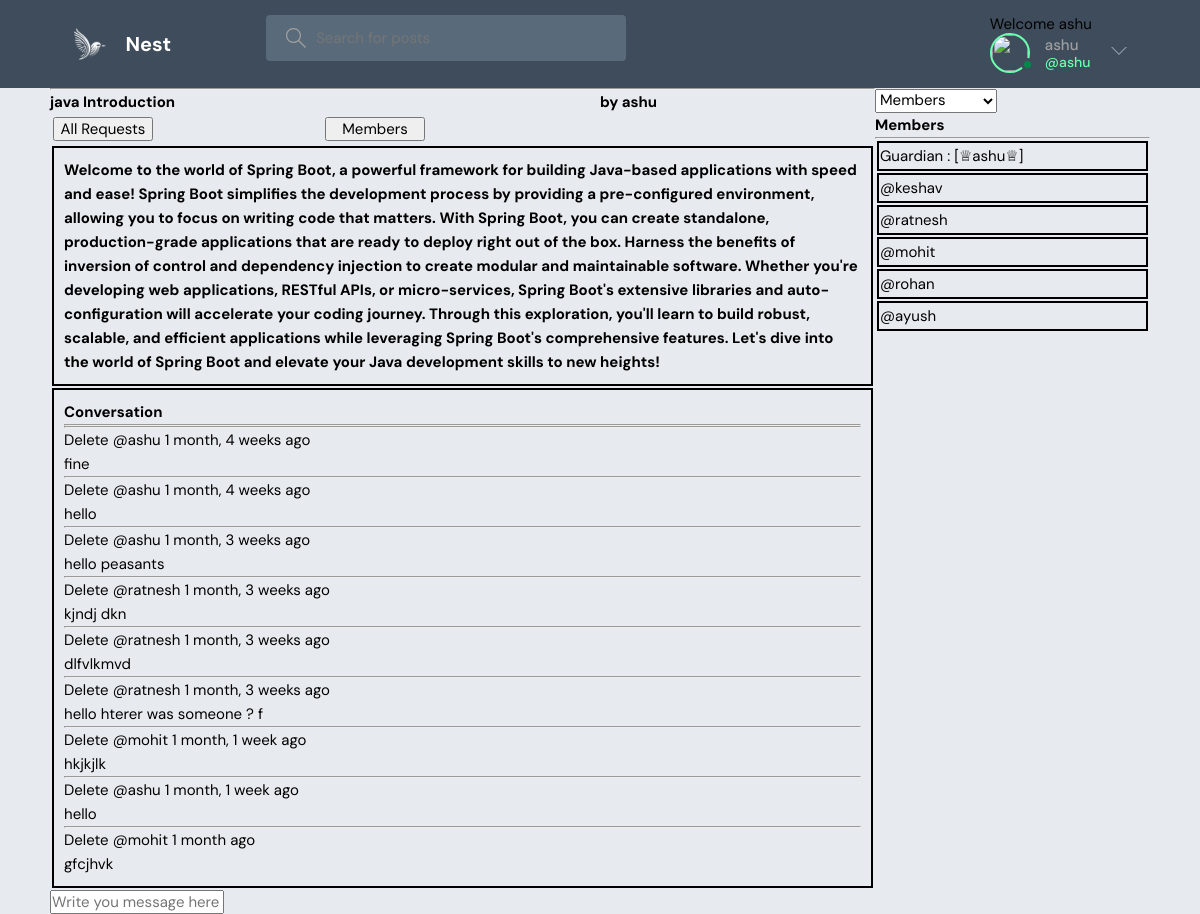
Screenshot of /nest/2/ (signed in) with the database file from the repository.
### LearnNest/models.py (models this page shows)
class Nest(models.Model):
    host = models.ForeignKey(User, on_delete=models.SET_NULL, null=True)
    topic = models.ForeignKey(Topic, on_delete=models.SET_NULL, null=True)
    name = models.CharField(max_length=200)
    participants = models.ManyToManyField(User, related_name='participants',blank=True)
    description = models.TextField(null=True, blank=True)
    updated = models.DateTimeField(auto_now=True)
    created = models.DateTimeField(auto_now_add=True)
    class Meta:
        ordering = ['-updated', '-created']
    def __str__(self):
        return self.name

class Message(models.Model):
    user = models.ForeignKey(User, on_delete=models.CASCADE)
    nest = models.ForeignKey(Nest, on_delete=models.CASCADE)
    body = models.TextField()
    updated = models.DateTimeField(auto_now=True)
    created = models.DateTimeField(auto_now_add=True)
    class Meta:
        ordering = ['updated', 'created']
    def __str__(self):
        return self.body[0:50]

### LearnNest/views.py (the view, shortened to what this page needs)
# urls.py: path('nest/<str:pk>/',views.nest,name='nest'),
@login_required(login_url='login')
def nest(request, pk):
    nest = Nest.objects.get(id=pk)
    nest_messages = nest.message_set.all().order_by('created')
    participants  = nest.participants.all()
    join_request  = None
    try:
        join_request = JoinRequest.objects.get(user=request.user, nest=nest)
    except JoinRequest.DoesNotExist:
        pass
    if join_request and join_request.is_accepted:
        nest.participants.add(request.user)
        messages.error(request, 'adding the participant')
        join_request.delete()
    if join_request and  join_request.is_accepted:
        nest.participants.add(request.user)
    context = {'nest': nest, 'nest_messages': nest_messages,'participants': participants}
    return render(request, 'LearnNest/nest.html',context)

### LearnNest/templates/LearnNest/nest.html (shortened to what this page needs)
{% extends 'main.html' %}
{% block content %}
<div style="margin-left: 50px;margin-right: 50px; " class="nest-container">
    <div>
        <hr>
        <div style="display: grid;
        grid-template-columns: 2fr 1fr;">
        <h1>{{nest.name}}</h1>
        <h4>by {{nest.host.username}} </h4>
        {% if nest.host.username|striptags != request.user.username|striptags %}
        <!-- <div>
        <button style=" display: flex;justify-content:flex-end;">
            <a href="{% url 'flash-message' %}">Join Nest</a>
        </button>
        </div> -->
        {% if request.user.is_authenticated %}
        {% if request.user not in nest.participants.all %}
        <div style=" display: flex;justify-content:center;">
            <form action="{% url 'nest' pk=nest.id %}" method="post">
                {% csrf_token %}
                <input type="submit" name="join_request" value="Join Nest">
            </form>
        </div>
        {% else %}
        <div style=" display: flex;justify-content:center;">
            <form action="{% url 'leave-nest' pk=nest.id %}" method="post">
                {% csrf_token %}
                <input type="submit" name="leave_request" value="Leave Nest">
            </form>
        </div>
        {% endif %}
        {% endif %}
        {% else %}
        <div class="nest-navbar">
        <button  style=" display: flex;justify-content:space-evenly;
                        width: 100px;">
            <a style="text-decoration: none;" href="{% url 'all-requests' nest.id %}">All Requests</a>
        </button>
        <button  style=" display: flex;justify-content:space-evenly;
                        width: 100px;">
            <a style="text-decoration: none;" href="{% url 'all-requests' nest.id %}">Members</a>
        </button>
        </div>
        {% endif %}
        </div>
        <h5 style="border: 2px solid black; width: auto; padding: 10px; margin: 2px;">{{nest.description}}</h5>
        <div style="border: 2px solid black; width: auto; padding: 10px; margin: 2px;" class="comment-wrapper">
            <h3> Conversation </h3>
            <hr>
            {% for message in nest_messages %}
            <div>
                <hr>
                {% if request.user == message.user or nest.host.username|striptags == user.username|striptags %}
                <a href="{% url 'delete-message' message.id %}">Delete</a>
                {% endif %}
                    <small>@{{message.user}} {{message.created|timesince}} ago
                </small>
                <p>
                    {{message.body}}
                </p>
            </div>
            {% endfor %}
        </div>
        {% if request.user.is_authenticated %}
        <div class="comment-form">
            <form action="" method="post">
                <input type="text" name="body" placeholder="Write you message here !">
            </form>
        </div>
        {% endif %}
    </div>
    <div>
        <select id="viewSelector">
            <option value="members">Members</option>
        </select>
    <div id="membersView">
        <h3>Members</h3>
        <hr>
        {% for user in participants %}
        <div style="border: 2px solid black; width: auto; padding: 1px; margin: 2px;" class="comment-wrapper">
            {% if nest.host.username|striptags == user.username|striptags %}
            <p> Guardian : [♕{{user.username}}♕] </p>
            {% else %}
            <p>@{{user.username}}</p>
            {% endif %}
        </div>
        {% endfor %}
    </div>
</div>
</div>
{% endblock content %}

### templates/main.html (shortened to what this page needs)
<!DOCTYPE html>
{% load static %}
<html lang="en">
<head>
    <link rel="stylesheet" text="text/css" media="screen" href="{% static 'styles/style.css' %}">
    <link rel="stylesheet" text="text/css" media="screen" href="{% static 'styles/nest_card.css' %}">
</head>
<body>
    {% include 'nav.html' %}
    {% block content %}
    {% endblock %}
</body>
</html>

### templates/nav.html (shortened to what this page needs)
{% load static %}
<header class="header header--loggedIn">
    <div class="container">
        <a href="{% url 'home' %}" class="header__logo">
            <img src="{% static 'images/nesting.svg' %}" />
            <h1>Nest</h1>
        </a>
        <form class="header__search" method="GET" action="{% url 'home' %}">
            <label>
                <input name="q" placeholder="Search for posts" />
            </label>
        </form>
        <nav class="header__menu">
            {% if request.user.is_authenticated %}
            <p> Welcome {{ request.user }}</p>
            <div class="header__user">
                <a href="">
                    <div class="avatar avatar--medium active">
                        <img src="{{request.user.avatar.url}}" />
                    </div>
                    <p>{{request.user.username}} <span>@{{request.user.username}}</span></p>
                </a>
                <button class="dropdown-button">
                    <svg version="1.1" xmlns="http://www.w3.org/2000/svg" width="32" height="32" viewBox="0 0 32 32">
                        <title>chevron-down</title>
                        <path d="M16 21l-13-13h-3l16 16 16-16h-3l-13 13z"></path>
                    </svg>
                </button>
            </div>
                {% endif %}
        </nav>
    </div>
</header>

### static/styles/style.css (style rules this page uses)
:root { --color-main: #6bffae; --color-main-light: #FF9292; --color-dark: #3E4C5B; --color-dark-medium: #596B7A; --color-dark-light: #8DA0AC; --color-light: #ffffff; --color-gray: #A0A0A0; --color-light-gray: #000000; --color-bg: #E7EBEF; --color-success: #008a4a; --color-error: #36f4e7; }
* { font-family: "DM Sans", -apple-system, BlinkMacSystemFont, "Segoe UI", Roboto, Oxygen, Ubuntu, Cantarell, "Open Sans", "Helvetica Neue", sans-serif; margin: 0; padding: 0; box-sizing: border-box; text-rendering: optimizeLegibility; font-size: inherit; }
html { font-size: 56.25%; }
@media only screen and (min-width: 1200px) { html { font-size: 62.5%; } }
body { line-height: 1.6; font-weight: 400; font-size: 1.5rem; color: var(--color-light-gray); background-color: var(--color-bg); min-height: 100vh; }
img { width: 100%; }
a { display: inline-block; color: var(--color-main); text-decoration: none; }
a { text-decoration: none; color: black; }
.container { display: grid; grid-template-columns: 1fr 3fr; max-width: 120rem; width: 90%; margin: auto; }
.avatar { position: relative; display: inline-block; border-radius: 50%; border: 2px solid var(--color-main); }
.avatar img { display: block; border-radius: 50%; object-fit: cover; object-position: center; }
.avatar::after { content: ""; display: block; position: absolute; background-color: var(--color-gray); z-index: 111; border-radius: 50%; border: 0.3rem solid var(--color-dark); }
.avatar.active::after { background-color: var(--color-success); }
.avatar.avatar--medium img { width: 3.6rem; height: 3.6rem; border-radius: 50%; }
.avatar.avatar--medium:after { width: 0.7rem; height: 0.7rem; bottom: 0px; right: -6px; }
.header { padding: 1.5rem; background-color: var(--color-dark); }
.header > .container { display: flex; gap: 9.5rem; }
.header__logo, .header__user { display: flex; gap: 2rem; align-items: center; }
.header__logo > img { height: 3.2rem; width: 3.2rem; }
.header__logo > h1 { font-weight: 700; font-size: 2rem; color: var(--color-light); }
.header__search > label { background-color: var(--color-dark-medium); padding: 1.3rem 1rem; display: flex; align-items: center; gap: 1rem; border-radius: 4px; }
.header__search svg { fill: var(--color-gray); width: 2rem; height: 2rem; margin-left: 1rem; }
.header__search input { width: 30rem; background: transparent; border: none; outline: none; color: var(--color-light); }
.header__menu { margin-left: auto; position: relative; }
.header__menu a { display: flex; gap: 1.5rem; align-items: center; font-weight: 500; text-decoration: none; color: var(--color-gray); }
.header__menu img { height: 3.6rem; }
.header__menu p { line-height: 1.2; }
.header__menu span { color: var(--color-main); font-weight: 500; font-size: 1.4rem; display: block; }
.header__menu svg { width: 1.6rem; height: 1.6rem; fill: var(--color-dark-light); }
.dropdown-button { background: transparent; border: 0; outline: 0; cursor: pointer; }

### LearnNest/templates/LearnNest/nest.html (style rules this page uses)
.nest-container { display: grid; grid-template-columns: 3fr 1fr; }
.nest-navbar { display: grid; grid-template-columns: 1fr 1fr; padding: 3px; justify-content: space-between; }

### rows the page displays
Nest: name "java Introduction", host.username "ashu", description "Welcome to the world of Spring Boot, a powerful framework for building Java-based applications with speed and ease! Spring Boot simplifies the development process by providing a pre-configured environment, allowing you to focus on writing code that matters. With Spring Boot, you can create standalone, production-grade applications that are ready to deploy right out of the box. Harness the benefits of inversion of control and dependency injection to create modular and maintainable software. Whether you're developing web applications, RESTful APIs, or micro-services, Spring Boot's extensive libraries and auto-configuration will accelerate your coding journey. Through this exploration, you'll…"
Message: shows "Delete", user "ashu", created "1 month, 4 weeks", body "fine"
Message: shows "Delete", user "ashu", created "1 month, 4 weeks", body "hello"
Message: shows "Delete", user "ashu", created "1 month, 3 weeks", body "hello peasants"
Message: shows "Delete", user "ratnesh", created "1 month, 3 weeks", body "kjndj dkn"
Message: shows "Delete", user "ratnesh", created "1 month, 3 weeks", body "dlfvlkmvd"
Message: shows "Delete", user "ratnesh", created "1 month, 3 weeks", body "hello hterer was someone ? f"
Message: shows "Delete", user "mohit", created "1 month, 1 week", body "hkjkjlk"
Message: shows "Delete", user "ashu", created "1 month, 1 week", body "hello"
Message: shows "Delete", user "mohit", created "1 month", body "gfcjhvk"

### other values shown
{{ request.user }} "ashu"
{{ request.user.username }} "ashu"
{{ user.username }} "ashu"
{{ user.username }} "keshav"
{{ user.username }} "ratnesh"
{{ user.username }} "mohit"
{{ user.username }} "rohan"
{{ user.username }} "ayush"
